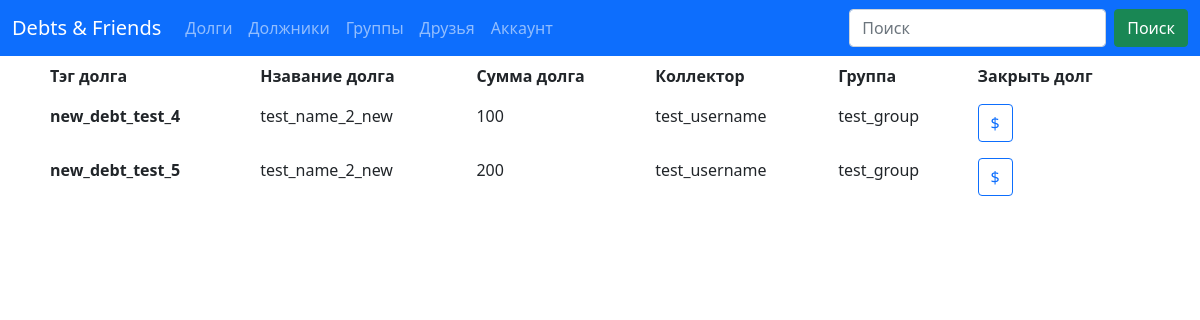
/debts (signed in), run on the app's committed database.
### data/debts.py (models this page shows)
class Debt(SqlAlchemyBase, SerializerMixin):
    __tablename__ = 'debts'
    id = sqlalchemy.Column(sqlalchemy.Integer, unique=True, autoincrement=True, primary_key=True)
    collector_id = sqlalchemy.Column(sqlalchemy.Integer, sqlalchemy.ForeignKey('users.id'))
    name = sqlalchemy.Column(sqlalchemy.String)
    tag = sqlalchemy.Column(sqlalchemy.String, unique=True)
    group = sqlalchemy.Column(sqlalchemy.Integer, sqlalchemy.ForeignKey('groups.id'), nullable=True)

### data/debtors.py (models this page shows)
class Debtor(SqlAlchemyBase, SerializerMixin):
    __tablename__ = 'debtors'
    id = sqlalchemy.Column(sqlalchemy.Integer, unique=True, autoincrement=True, primary_key=True)
    user_id = sqlalchemy.Column(sqlalchemy.Integer, sqlalchemy.ForeignKey('users.id'))
    debt_id = sqlalchemy.Column(sqlalchemy.Integer, sqlalchemy.ForeignKey('debts.id'))
    collector_id = sqlalchemy.Column(sqlalchemy.Integer, sqlalchemy.ForeignKey('users.id'))
    sum = sqlalchemy.Column(sqlalchemy.Integer)

### data/users.py (models this page shows)
class User(SqlAlchemyBase, SerializerMixin, UserMixin):
    __tablename__ = 'users'
    id = sqlalchemy.Column(sqlalchemy.Integer, primary_key=True, autoincrement=True, unique=True)
    name = sqlalchemy.Column(sqlalchemy.String)
    surname = sqlalchemy.Column(sqlalchemy.String)
    username = sqlalchemy.Column(sqlalchemy.String, unique=True)
    password = sqlalchemy.Column(sqlalchemy.String)

### data/groups.py (models this page shows)
class Group(SqlAlchemyBase, SerializerMixin):
    __tablename__ = 'groups'
    id = sqlalchemy.Column(sqlalchemy.Integer, unique=True, autoincrement=True, primary_key=True)
    tag = sqlalchemy.Column(sqlalchemy.String, unique=True)
    admin_id = sqlalchemy.Column(sqlalchemy.Integer, sqlalchemy.ForeignKey('users.id'))

### main.py (the view)
@app.route('/debts')
def debts():
    if current_user.is_authenticated:
        db_sess = db_session.create_session()
        our_debtor = db_sess.query(Debtor).filter(Debtor.user_id == current_user.id).all()
        debts = db_sess.query(Debt).filter(Debt.id.in_(list(map(lambda x: x.debt_id, our_debtor)))).all()
        collectors = list(map(lambda y: db_sess.query(User).get(y), list(map(lambda x: x.collector_id, debts))))
        groups = list(map(lambda x: db_sess.query(Group).get(x.group), debts))
        return render_template('debts.html', title='Долги', debts=debts, collectors=collectors, groups=groups,
                               our_debtor=our_debtor)
    else:
        return render_template('error.html', error='Вы не вошли в аккаунт')

### main.py
class SearchForm(FlaskForm):
    searched = StringField('Search', validators=[DataRequired()])
    submit = SubmitField('Submit')

### data/db_session.py (called while the page is built)
def create_session() -> Session:
    global __factory
    return __factory()

### main.py (called while the page is built)
@app.context_processor
def base():
    form = SearchForm()
    return dict(form=form)

@login_manager.user_loader
def load_user(user_id):
    db_sess = db_session.create_session()
    return db_sess.query(User).get(user_id)

### templates/debts.html
{% extends "base.html" %}
{% block content %}
<table class="table table-borderless table-hover">
    <thead>
        <tr>
            <th scope="col">Тэг долга</th>
            <th scope="col">Нзавание долга</th>
            <th scope="col">Сумма долга</th>
            <th scope="col">Коллектор</th>
            <th scope="col">Группа</th>
            <th scope="col">Закрыть долг</th>
        </tr>
    </thead>
    <tbody>
        {% for i in range(debts | length) %}
        <tr id="{{ debts[i].id }}">
            <th scope="row">{{ debts[i].tag }}</th>
            <td>{{ debts[i].name }}</td>
            <td>{{ our_debtor[i].sum }}</td>
            <td>{{ collectors[i].username }}</td>
            <td>{{ groups[i].tag }}</td>
            <td><a class="btn btn-outline-primary" type="button" href="/close_debt/{{ debts[i].id }}">$</a></td>
        </tr>
        {% endfor %}
    </tbody>
</table>
{% endblock %}

### data on the page
Debt: tag "new_debt_test_4", name "test_name_2_new"
Debtor: sum "100"
User: username "test_username" "test_username"
Group: tag "test_group" "test_group"
Debt: tag "new_debt_test_5", name "test_name_2_new"
Debtor: sum "200"
